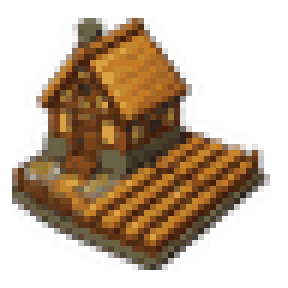
#> input picture src/assets/city/agriculture/agriculture_farm_medium_v01.png, 96 x 96 px (shown 3 times larger)
$ python normalize_art_v2_sprite.py --input ../src/assets/city/agriculture/agriculture_farm_medium_v01.png --output out.png --width 100 --height 100
#> lines starting #> are read from the running program, lines starting #| are printed output that depends on the picture
"""Normalize an alpha-cut ART-V2 render to the exact Aethoria sprite contract."""

from __future__ import annotations

import argparse
from pathlib import Path

from PIL import Image


def parse_args() -> argparse.Namespace:
    parser = argparse.ArgumentParser()
    parser.add_argument("--input", required=True, type=Path)
    parser.add_argument("--output", required=True, type=Path)
    parser.add_argument("--width", required=True, type=int)
    parser.add_argument("--height", required=True, type=int)
    parser.add_argument("--anchor-y", type=float, default=0.875)
    parser.add_argument("--fill-canvas", action="store_true")
    return parser.parse_args()


def main() -> None:
    args = parse_args()
    source = Image.open(args.input).convert("RGBA")
#> source is the input picture: PIL image 96x96 RGBA; mean R, G, B, A 57.7, 38.1, 17.4, 110.8
    alpha = source.getchannel("A")
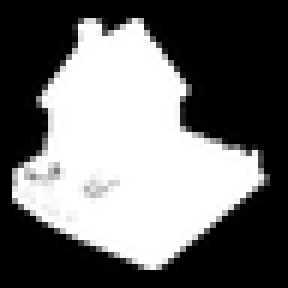
#> alpha: PIL image 96x96 L (shown 3 times larger); min 0, max 255, mean 110.8
    bounds = alpha.getbbox()
#> bounds = (4, 6, 90, 90)
    if bounds is None:
        raise SystemExit(f"sprite has no opaque pixels: {args.input}")

    subject = source.crop(bounds)
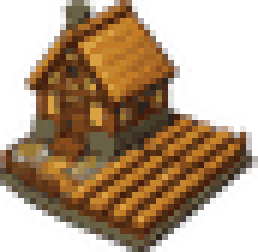
#> subject: PIL image 86x84 RGBA (shown 3 times larger); mean R, G, B, A 73.6, 48.6, 22.2, 141.4; transparent parts drawn white
    # Work at half resolution and upscale with nearest-neighbour so one authored
    # art pixel always occupies a stable 2x2 source block.
    work_w = max(1, args.width // 2)
    work_h = max(1, args.height // 2)
    max_w = work_w if args.fill_canvas else max(1, int(work_w * 0.88))
    max_h = work_h if args.fill_canvas else max(1, int(work_h * 0.78))
    scale = min(max_w / subject.width, max_h / subject.height)
#> scale = 0.464
    target_w = max(1, round(subject.width * scale))
#> target_w = 40
    target_h = max(1, round(subject.height * scale))
#> target_h = 39
    subject = subject.resize((target_w, target_h), Image.Resampling.NEAREST)
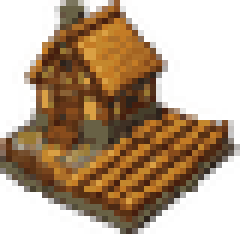
#> subject: PIL image 40x39 RGBA (shown 6 times larger); mean R, G, B, A 72.7, 48.1, 22, 139.4; transparent parts drawn white

    # Quantize opaque colour while retaining the authored alpha silhouette.
    rgb = subject.convert("RGB").quantize(colors=31, method=Image.Quantize.MEDIANCUT).convert("RGB")
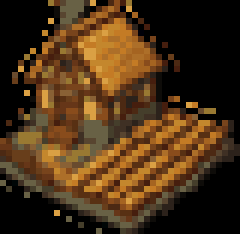
#> rgb: PIL image 40x39 RGB (shown 6 times larger); mean R, G, B 72.7, 48.1, 22
    rgb.putalpha(subject.getchannel("A"))
    subject = rgb

    canvas = Image.new("RGBA", (work_w, work_h), (0, 0, 0, 0))
#> canvas: PIL image 50x50 RGBA; every value is 0
    x = (work_w - target_w) // 2
#> x = 5
    ground_y = work_h if args.fill_canvas else min(work_h - 1, round(work_h * args.anchor_y))
    y = max(0, ground_y - target_h)
#> y = 5
    canvas.alpha_composite(subject, (x, y))
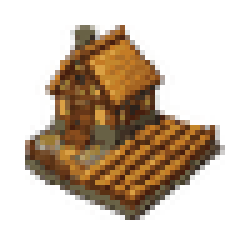
#> canvas: PIL image 50x50 RGBA (shown 5 times larger); mean R, G, B, A 45.3, 30, 13.7, 87; transparent parts drawn white
    canvas = canvas.resize((args.width, args.height), Image.Resampling.NEAREST)
#> canvas: PIL image 100x100 RGBA
    if args.fill_canvas:
        canvas.putalpha(Image.new("L", canvas.size, 255))

    args.output.parent.mkdir(parents=True, exist_ok=True)
    canvas.save(args.output, optimize=True)


if __name__ == "__main__":
    main()

$ run again, on src/assets/city/agriculture/agriculture_granary_medium_v01.png
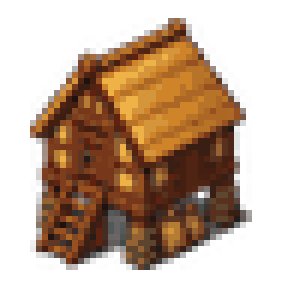
#> input picture src/assets/city/agriculture/agriculture_granary_medium_v01.png, 96 x 96 px (shown 3 times larger)
#> in main, source is the input picture: PIL image 96x96 RGBA; mean R, G, B, A 61.5, 36.4, 16.4, 118.1
#> in main, `alpha = source.getchannel("A")`:
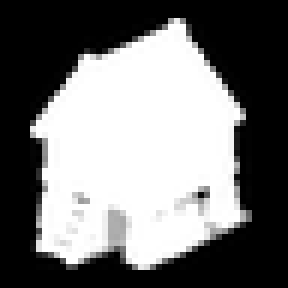
#> alpha: PIL image 96x96 L (shown 3 times larger); min 0, max 255, mean 118.1
#> bounds = (10, 6, 84, 90)
#> in main, `canvas.alpha_composite(subject, (x, y))`:
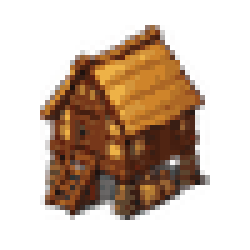
#> canvas: PIL image 50x50 RGBA (shown 5 times larger); mean R, G, B, A 47.3, 28, 12.6, 90.9; transparent parts drawn white
